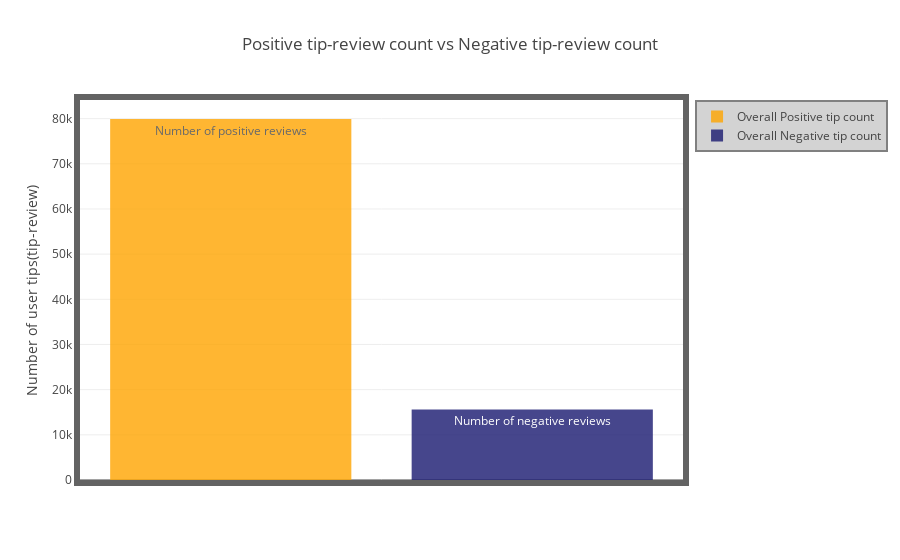

Here is the notebook cell this chart was saved with:
### Code cell
# Create plot data
positive_tip = []
negative_tip = []

sentiment_tip_list = list(tip_df['sentiment_score_tips']) #ignoring neutral views.
tip_pos_senti_perbusiness = tip_df[tip_df['sentiment_score_tips'] > 0.0].groupby(['business_id']).size()
tip_neg_senti_perbusiness = tip_df[tip_df['sentiment_score_tips'] < 0.0].groupby(['business_id']).size()

# review sentiment list
for i in sentiment_tip_list:
    if i < 0:
        negative_tip.append(i)
    else:
        positive_tip.append(i)
count_positive_tip = len(positive_tip)
count_negative_tip = len(negative_tip)
print(count_positive_tip, count_negative_tip)

# make a simple plot to see the distribution of review polarity.
trace0 = go.Bar(
    y=[count_positive_tip],
    x=[5],
    name='Overall Positive tip count',
    text = 'Number of positive reviews',
    marker=dict(
        color='orange',
    ),
    opacity=0.8
)

trace1 = go.Bar(
    y=[count_negative_tip],
    x=[105],
    name='Overall Negative tip count',
    text = 'Number of negative reviews',
    marker=dict(
        color='midnightblue',
    ),
    opacity=0.8
)

# Create/Design layout for the plot
layout = dict(title = 'Positive tip-review count vs Negative tip-review count',
              xaxis=go.layout.XAxis(showline=True,
                        mirror=True,
                        showticklabels = False,
                        linecolor='#636363',
                        linewidth=6
                    ),
              yaxis = dict(title = 'Number of user tips(tip-review)',
                        zeroline=True,
                        showline=True,
                        mirror=True,
                        linecolor='#636363',
                        linewidth=6
                    ),
              showlegend=True,
              legend=dict(bgcolor='lightgray',
                        bordercolor='gray',
                        borderwidth=2
                    )
              )


# Add our data to the plot
data = [trace0, trace1]

# Combine data and layout into a single figure
fig = dict(data=data, layout=layout)

# IPython notebook- plot
iplot(fig, filename='bar-plot-posvsnegtips')

### Figure 1 — Plotly figure (JSON) as saved in the notebook; plotly's stock layout.template omitted (floating-point values rounded to 4 significant figures)
{"data": [{"marker": {"color": "orange"}, "name": "Overall Positive tip count", "opacity": 0.8, "text": "Number of positive reviews", "type": "bar", "uid": "677c5411-4426-4e67-b67e-415b7830fe74", "x": [5], "y": [79921]}, {"marker": {"color": "midnightblue"}, "name": "Overall Negative tip count", "opacity": 0.8, "text": "Number of negative reviews", "type": "bar", "uid": "bdf74010-2750-4109-ab0f-7fa93f2b3481", "x": [105], "y": [15622]}], "layout": {"legend": {"bgcolor": "lightgray", "bordercolor": "gray", "borderwidth": 2}, "showlegend": true, "title": {"text": "Positive tip-review count vs Negative tip-review count"}, "xaxis": {"linecolor": "#636363", "linewidth": 6, "mirror": true, "showline": true, "showticklabels": false}, "yaxis": {"linecolor": "#636363", "linewidth": 6, "mirror": true, "showline": true, "title": {"text": "Number of user tips(tip-review)"}, "zeroline": true}}}
